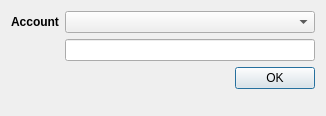
<?xml version="1.0" encoding="UTF-8"?>
<ui version="4.0">
 <class>Dialog</class>
 <widget class="QDialog" name="Dialog">
  <property name="windowModality">
   <enum>Qt::WindowModal</enum>
  </property>
  <property name="geometry">
   <rect>
    <x>0</x>
    <y>0</y>
    <width>326</width>
    <height>116</height>
   </rect>
  </property>
  <property name="windowTitle">
   <string>Dialog</string>
  </property>
  <layout class="QFormLayout" name="formLayout">
   <property name="fieldGrowthPolicy">
    <enum>QFormLayout::AllNonFixedFieldsGrow</enum>
   </property>
   <item row="0" column="0">
    <widget class="QLabel" name="label">
     <property name="sizePolicy">
      <sizepolicy hsizetype="Fixed" vsizetype="Preferred">
       <horstretch>0</horstretch>
       <verstretch>0</verstretch>
      </sizepolicy>
     </property>
     <property name="font">
      <font>
       <weight>75</weight>
       <bold>true</bold>
      </font>
     </property>
     <property name="text">
      <string>Account</string>
     </property>
    </widget>
   </item>
   <item row="0" column="1">
    <widget class="QComboBox" name="account">
     <property name="sizePolicy">
      <sizepolicy hsizetype="Expanding" vsizetype="Fixed">
       <horstretch>50</horstretch>
       <verstretch>0</verstretch>
      </sizepolicy>
     </property>
     <property name="iconSize">
      <size>
       <width>28</width>
       <height>20</height>
      </size>
     </property>
    </widget>
   </item>
   <item row="1" column="0">
    <widget class="QLabel" name="target_label">
     <property name="sizePolicy">
      <sizepolicy hsizetype="Fixed" vsizetype="Preferred">
       <horstretch>0</horstretch>
       <verstretch>0</verstretch>
      </sizepolicy>
     </property>
     <property name="font">
      <font>
       <weight>75</weight>
       <bold>true</bold>
      </font>
     </property>
     <property name="text">
      <string>&lt;room or name&gt;</string>
     </property>
    </widget>
   </item>
   <item row="1" column="1">
    <widget class="QLineEdit" name="target">
     <property name="sizePolicy">
      <sizepolicy hsizetype="Expanding" vsizetype="Fixed">
       <horstretch>50</horstretch>
       <verstretch>0</verstretch>
      </sizepolicy>
     </property>
    </widget>
   </item>
   <item row="2" column="1">
    <widget class="QDialogButtonBox" name="buttonBox">
     <property name="sizePolicy">
      <sizepolicy hsizetype="Expanding" vsizetype="Fixed">
       <horstretch>0</horstretch>
       <verstretch>0</verstretch>
      </sizepolicy>
     </property>
     <property name="orientation">
      <enum>Qt::Horizontal</enum>
     </property>
     <property name="standardButtons">
      <set>QDialogButtonBox::Ok</set>
     </property>
     <property name="centerButtons">
      <bool>false</bool>
     </property>
    </widget>
   </item>
  </layout>
 </widget>
 <resources/>
 <connections>
  <connection>
   <sender>buttonBox</sender>
   <signal>accepted()</signal>
   <receiver>Dialog</receiver>
   <slot>accept()</slot>
   <hints>
    <hint type="sourcelabel">
     <x>248</x>
     <y>254</y>
    </hint>
    <hint type="destinationlabel">
     <x>157</x>
     <y>274</y>
    </hint>
   </hints>
  </connection>
  <connection>
   <sender>buttonBox</sender>
   <signal>rejected()</signal>
   <receiver>Dialog</receiver>
   <slot>reject()</slot>
   <hints>
    <hint type="sourcelabel">
     <x>316</x>
     <y>260</y>
    </hint>
    <hint type="destinationlabel">
     <x>286</x>
     <y>274</y>
    </hint>
   </hints>
  </connection>
 </connections>
</ui>
